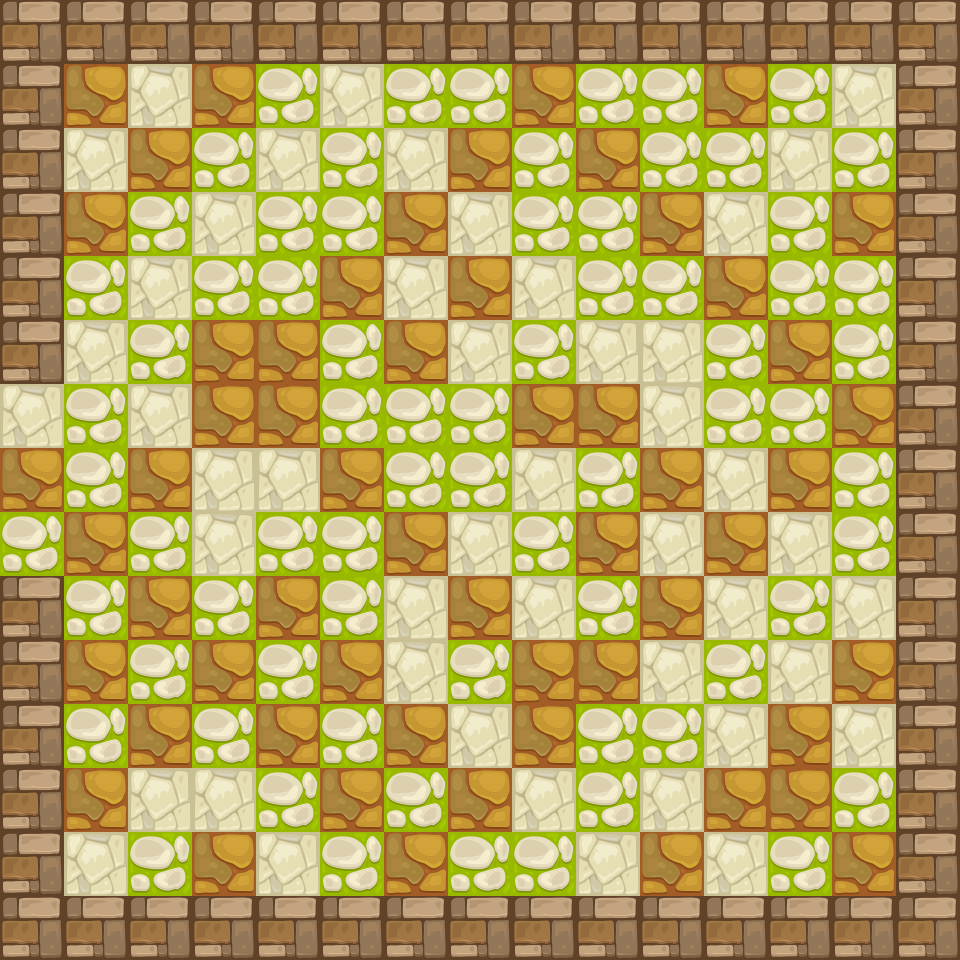

The image is a tile-based game level rendered from a .tmx file. Its description and complete source (layers, tilesets, objects, tile grids) follow:
An orthogonal 15x15 tile map with 64x64 px tiles, 2 tile layers (Tile Layer 1, Tile Layer 2).

<map version="1.10" tiledversion="1.10.2" orientation="orthogonal" renderorder="right-down" width="15" height="15" tilewidth="64" tileheight="64" infinite="0" nextlayerid="3" nextobjectid="1">
 <tileset firstgid="1" source="tiles.tsx" />
 <layer id="1" name="Tile Layer 1" width="15" height="15">
  <data encoding="csv">
0,0,0,0,0,0,0,0,0,0,0,0,0,0,0,
0,6,10,6,7,10,7,7,6,7,7,6,7,10,0,
0,10,6,7,10,7,10,6,7,6,7,7,10,7,0,
0,6,7,10,7,7,6,10,7,7,6,10,7,6,0,
0,7,10,7,7,6,10,6,10,7,7,6,7,7,0,
0,10,7,6,6,7,6,10,7,10,10,7,6,7,0,
10,7,10,6,6,7,7,7,6,6,10,7,7,6,0,
6,7,6,10,10,6,7,7,10,7,6,10,6,7,0,
7,6,7,10,7,7,6,10,7,6,10,6,10,7,0,
0,7,6,7,6,7,10,6,10,7,6,10,7,10,0,
0,6,7,6,7,6,10,7,6,6,10,7,10,6,0,
0,7,6,7,6,7,6,10,6,7,7,10,6,10,0,
0,6,10,10,7,6,7,6,10,7,10,6,6,7,0,
0,10,7,6,10,7,6,7,7,10,6,10,7,6,0,
0,0,0,0,0,0,0,0,0,0,0,0,0,0,0
</data>
 </layer>
 <layer id="2" name="Tile Layer 2" width="15" height="15">
  <data encoding="csv">
9,9,9,9,9,9,9,9,9,9,9,9,9,9,9,
9,0,0,0,0,0,0,0,0,0,0,0,0,0,9,
9,0,0,0,0,0,0,0,0,0,0,0,0,0,9,
9,0,0,0,0,0,0,0,0,0,0,0,0,0,9,
9,0,0,0,0,0,0,0,0,0,0,0,0,0,9,
9,0,0,0,0,0,0,0,0,0,0,0,0,0,9,
0,0,0,0,0,0,0,0,0,0,0,0,0,0,9,
0,0,0,0,0,0,0,0,0,0,0,0,0,0,9,
0,0,0,0,0,0,0,0,0,0,0,0,0,0,9,
9,0,0,0,0,0,0,0,0,0,0,0,0,0,9,
9,0,0,0,0,0,0,0,0,0,0,0,0,0,9,
9,0,0,0,0,0,0,0,0,0,0,0,0,0,9,
9,0,0,0,0,0,0,0,0,0,0,0,0,0,9,
9,0,0,0,0,0,0,0,0,0,0,0,0,0,9,
9,9,9,9,9,9,9,9,9,9,9,9,9,9,9
</data>
 </layer>
</map>
